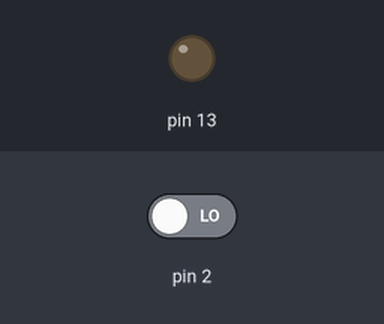
This sketch was run on a simulated Arduino Uno, built with avr-gcc and run on an emulated ATmega328P. Parts: output pins drawn as LEDs (lit = HIGH). The test bench sets the inputs (shaded band); at power-on: pin 2 LOW. What the sketch prints to the serial monitor is not drawn.

Above: at 1.2 s.
1.3 s: pin 2 driven HIGH
At 2.2 s:
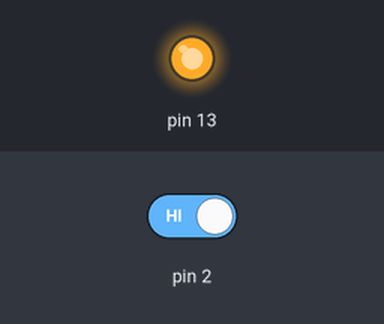
2.8 s: pin 2 driven LOW
At 3.4 s:
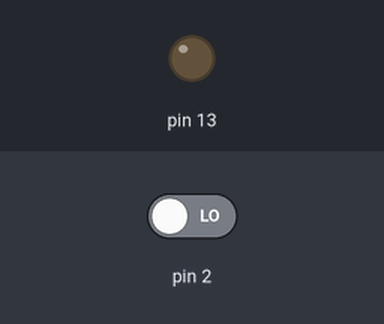
Timing chart, 0 to 5.8 s (numbered marks = the images above; inputs shaded):
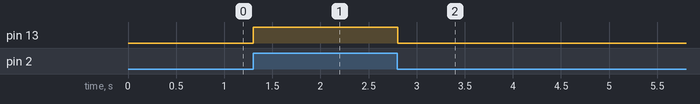

Measured:
- after the input at 1.3 s, pin 13: LOW → HIGH at once
- after the input at 2.8 s, pin 13: HIGH → LOW at once

The sketch:

Light_On_Off_using_switch.ino
```cpp
void setup() {
  Serial.begin(9600);
  pinMode(13,OUTPUT);
  pinMode(2,INPUT);
}

void loop() {
  int sig = digitalRead(2);
  if(sig==1){
    digitalWrite(13,HIGH);
  }
  if(sig==0){
    digitalWrite(13,LOW);
  }
  Serial.println(sig);
}
```
